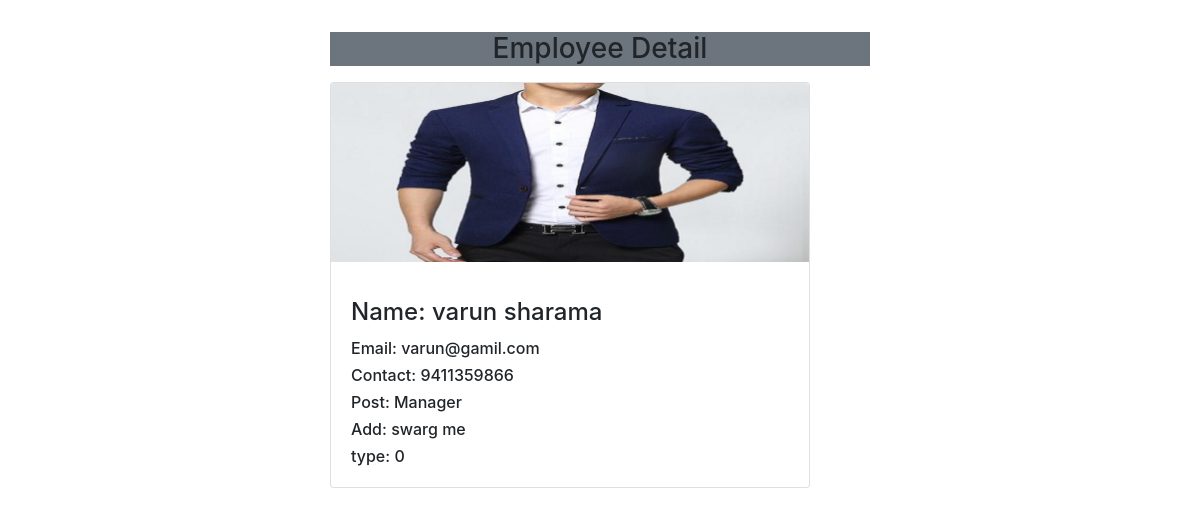
Page /employee_detail/14 on the committed database.
### enroll/models.py (models this page shows, shortened)
class Employee(models.Model):
    name = models.CharField(max_length=200)
    lastname = models.CharField(max_length=200)
    email = models.EmailField(max_length=200)
    phoneNo = models.CharField(max_length=10)
    address =models.TextField()
    designation = models.CharField(choices = DESIGNATION_CHOICES, max_length=200)
    employeetype = models.CharField(max_length=10)
    employee_image = models.ImageField(upload_to = 'employeeimg/', null=True, blank=True)

### enroll/views.py (the view)
# urls.py: path('employee_detail/<int:id>',views.employee_detail, name='employee_detail'),
def employee_detail(request,id):
    employee = Employee.objects.filter(id=id)
    return render(request, 'app/employeedetail.html', {'employee': employee})

### enroll/templates/app/employeedetail.html (shortened to what this page needs)
<!DOCTYPE html>
<html lang="en">
<head>
    <link rel="stylesheet" href="https://cdn.jsdelivr.net/npm/bootstrap@4.3.1/dist/css/bootstrap.min.css">
</head>
<body>
    <div class="container">
        <div class="row my-3">
          <div class="col-md-4">
          </div>
         <div class="col-sm-6 offset-sm-3 ">
          <div><h3 class="text-center mb-3 bg-secondary ">Employee Detail</h3></div>
          <div class="card" style="width: 30rem;">
            {% for em in employee %}
            <img src="{{em.employee_image.url}}" class="card-img-top mb-3" alt="...">
            <div class="card-body">
              <h4 class="card-title">Name: {{em.name}} {{em.lastname}}</h4>
              <h6 class="card-text">Email: {{em.email}}</h6>
              <h6 class="card-text">Contact: {{em.phoneNo}} </h6>
              <h6 class="card-text">Post: {{em.designation}} </h6>
              <h6 class="card-text">Add: {{em.address}}</h6>
              <h6 class="card-text">type: {{em.employeetype}}</h6>
            </div>
            {% endfor %}
          </div>
        </div>
</div>
</div>
</body>
</html>

### rows in the picture
Employee: employee_image (picture), name "varun", lastname "sharama", email "varun@gamil.com", phoneNo "9411359866", designation "Manager", address "swarg me", employeetype "0"
